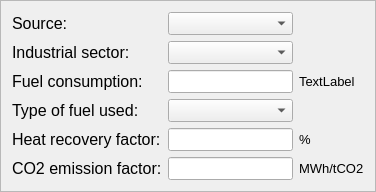
       <widget class="QFrame" name="groupIndustrial">
        <property name="enabled">
         <bool>true</bool>
        </property>
        <property name="frameShape">
         <enum>QFrame::StyledPanel</enum>
        </property>
        <property name="frameShadow">
         <enum>QFrame::Raised</enum>
        </property>
        <layout class="QGridLayout" name="gridLayout_2">
         <item row="1" column="0">
          <widget class="QLabel" name="field1Label">
           <property name="sizePolicy">
            <sizepolicy hsizetype="Preferred" vsizetype="Maximum">
             <horstretch>0</horstretch>
             <verstretch>0</verstretch>
            </sizepolicy>
           </property>
           <property name="maximumSize">
            <size>
             <width>16777215</width>
             <height>22</height>
            </size>
           </property>
           <property name="font">
            <font>
             <pointsize>12</pointsize>
            </font>
           </property>
           <property name="text">
            <string>Industrial sector:</string>
           </property>
          </widget>
         </item>
         <item row="2" column="0">
          <widget class="QLabel" name="field2Label">
           <property name="sizePolicy">
            <sizepolicy hsizetype="Preferred" vsizetype="Maximum">
             <horstretch>0</horstretch>
             <verstretch>0</verstretch>
            </sizepolicy>
           </property>
           <property name="maximumSize">
            <size>
             <width>16777215</width>
             <height>22</height>
            </size>
           </property>
           <property name="font">
            <font>
             <pointsize>12</pointsize>
            </font>
           </property>
           <property name="text">
            <string>Fuel consumption:</string>
           </property>
          </widget>
         </item>
         <item row="2" column="2">
          <widget class="QLabel" name="field2UnitLabel">
           <property name="font">
            <font>
             <pointsize>10</pointsize>
            </font>
           </property>
           <property name="text">
            <string>TextLabel</string>
           </property>
          </widget>
         </item>
         <item row="4" column="0">
          <widget class="QLabel" name="field4Label">
           <property name="sizePolicy">
            <sizepolicy hsizetype="Preferred" vsizetype="Maximum">
             <horstretch>0</horstretch>
             <verstretch>0</verstretch>
            </sizepolicy>
           </property>
           <property name="maximumSize">
            <size>
             <width>16777215</width>
             <height>22</height>
            </size>
           </property>
           <property name="font">
            <font>
             <pointsize>12</pointsize>
            </font>
           </property>
           <property name="text">
            <string>Heat recovery factor:</string>
           </property>
          </widget>
         </item>
         <item row="3" column="1">
          <widget class="QComboBox" name="field3Select">
           <property name="font">
            <font>
             <pointsize>10</pointsize>
            </font>
           </property>
          </widget>
         </item>
         <item row="4" column="1">
          <widget class="QLineEdit" name="field4Text">
           <property name="font">
            <font>
             <pointsize>10</pointsize>
            </font>
           </property>
          </widget>
         </item>
         <item row="2" column="1">
          <widget class="QLineEdit" name="field2Text">
           <property name="font">
            <font>
             <pointsize>10</pointsize>
            </font>
           </property>
          </widget>
         </item>
         <item row="4" column="2">
          <widget class="QLabel" name="field4UnitLabel">
           <property name="font">
            <font>
             <pointsize>10</pointsize>
            </font>
           </property>
           <property name="text">
            <string>%</string>
           </property>
          </widget>
         </item>
         <item row="3" column="0">
          <widget class="QLabel" name="field3Label">
           <property name="sizePolicy">
            <sizepolicy hsizetype="Preferred" vsizetype="Maximum">
             <horstretch>0</horstretch>
             <verstretch>0</verstretch>
            </sizepolicy>
           </property>
           <property name="maximumSize">
            <size>
             <width>16777215</width>
             <height>22</height>
            </size>
           </property>
           <property name="font">
            <font>
             <pointsize>12</pointsize>
            </font>
           </property>
           <property name="text">
            <string>Type of fuel used:</string>
           </property>
          </widget>
         </item>
         <item row="5" column="0">
          <widget class="QLabel" name="field5Label">
           <property name="font">
            <font>
             <pointsize>12</pointsize>
            </font>
           </property>
           <property name="text">
            <string>CO2 emission factor:</string>
           </property>
          </widget>
         </item>
         <item row="5" column="2">
          <widget class="QLabel" name="field5UnitLabel">
           <property name="font">
            <font>
             <pointsize>10</pointsize>
            </font>
           </property>
           <property name="text">
            <string>MWh/tCO2</string>
           </property>
          </widget>
         </item>
         <item row="5" column="1">
          <widget class="QLineEdit" name="field5Text">
           <property name="font">
            <font>
             <pointsize>10</pointsize>
            </font>
           </property>
          </widget>
         </item>
         <item row="0" column="1">
          <widget class="QComboBox" name="questionSelect">
           <property name="font">
            <font>
             <pointsize>10</pointsize>
            </font>
           </property>
          </widget>
         </item>
         <item row="0" column="0">
          <widget class="QLabel" name="sourceLabel">
           <property name="font">
            <font>
             <pointsize>12</pointsize>
            </font>
           </property>
           <property name="text">
            <string>Source:</string>
           </property>
          </widget>
         </item>
         <item row="1" column="1">
          <widget class="QComboBox" name="field1Select">
           <property name="font">
            <font>
             <pointsize>10</pointsize>
            </font>
           </property>
          </widget>
         </item>
        </layout>
       </widget>
